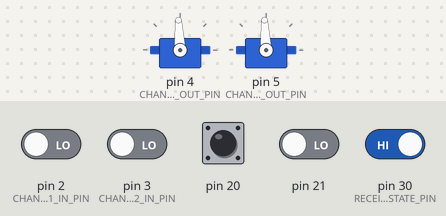
The sketch below on a simulated Arduino Mega 2560, built with avr-gcc and run on an emulated ATmega2560. Parts: 2 × servo. Inputs (shaded band) come from the test bench; at power-on: pin 30 (RECEIVER_STATE_PIN) HIGH, pin 2 (CHANNEL1_IN_PIN), pin 3 (CHANNEL2_IN_PIN), pin 20, pin 21 LOW. What the sketch prints to the serial monitor is not drawn.

Above: at 1.2 s.
1.3 s: pin 30 (RECEIVER_STATE_PIN) driven LOW
At 2.5 s:
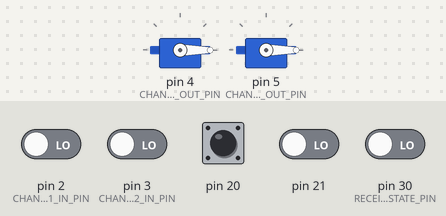
3.5 s: pin 20 driven HIGH
At 4.7 s:
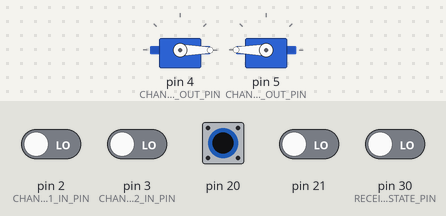
5.0 s: pin 21 driven HIGH
At 6.0 s:
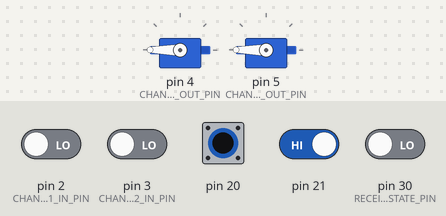
6.5 s: pin 20 pulsed LOW 5 times (0.12 s each, 0.3 s apart)
At 6.95 s:
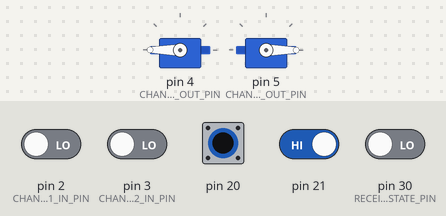
9.5 s: pin 20 driven LOW
At 10.6 s:
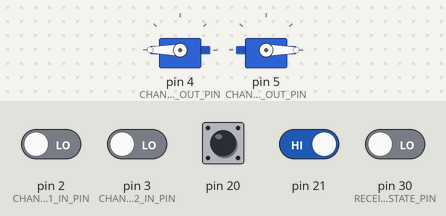
13.6 s: pin 21 driven LOW
At 14.9 s:
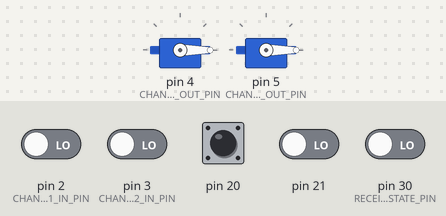
Timing chart, 0 to 16.1 s (numbered marks = the images above; inputs shaded):
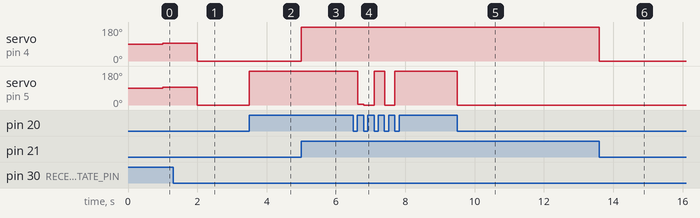

Measured:
- after the input at 1.3 s, servo on pin 4 (CHANNEL1_OUT_PIN), servo on pin 5 (CHANNEL2_OUT_PIN): 93° → 0° after 0.70 s
- after the input at 3.5 s, servo on pin 5 (CHANNEL2_OUT_PIN): 0° → 180° at once
- after the input at 5.0 s, servo on pin 4 (CHANNEL1_OUT_PIN): 0° → 180° at once
- after the input at 6.5 s, servo on pin 5 (CHANNEL2_OUT_PIN): 180° → 5° after 0.12 s, → 0° 0.18 s later, → 180° 0.30 s later, → 0° 0.30 s later, … (5 changes in this stretch)
- after the input at 9.5 s, servo on pin 5 (CHANNEL2_OUT_PIN): 180° → 0° at once
- after the input at 13.6 s, servo on pin 4 (CHANNEL1_OUT_PIN): 180° → 0° at once

The sketch:

ROAR_NODE_V4.ino
```cpp
bool TESTING_STATE = false; //test between receiving Nvidia Jetson Signal and Writing Constant PWM

char receivedData[100]; //creates variable to store data from jetson (100 is byte size)
char handshake = '&';
float throttle_read = 1500;
float steering_read = 1500;
float throttle_write = 1500;
float steering_write = 1500;
float receiverStateVar = LOW;
float str_prev_2 = 1500;
float str_prev_1 = 1500;
float thr_prev_2 = 1500;
float thr_prev_1 = 1500;

#include "Servo.h"

// Assign your channel in pins
#define CHANNEL1_IN_PIN 2
#define CHANNEL2_IN_PIN 3
#define RECEIVER_STATE_PIN 30

// Assign your channel out pins
#define CHANNEL1_OUT_PIN 4
#define CHANNEL2_OUT_PIN 5

Servo servoChannel1;
Servo servoChannel2;

#define CHANNEL1_FLAG 1
#define CHANNEL2_FLAG 2

volatile uint32_t bUpdateFlagsShared;

volatile uint32_t unChannel1InShared;
volatile uint32_t unChannel2InShared;

void setup()
{
  Serial.begin(115200);

  servoChannel1.attach(CHANNEL1_OUT_PIN);
  servoChannel2.attach(CHANNEL2_OUT_PIN);

  pinMode(RECEIVER_STATE_PIN, INPUT);

  attachInterrupt(CHANNEL1_IN_PIN, calcChannel1, CHANGE);
  attachInterrupt(CHANNEL2_IN_PIN, calcChannel2, CHANGE);

}

void loop()
{
  receiverStateVar = digitalRead(RECEIVER_STATE_PIN);

  static uint32_t unChannel1In;
  static uint32_t unChannel2In;

  static uint32_t bUpdateFlags;

  if (bUpdateFlagsShared)
  {
    //noInterrupts();

    bUpdateFlags = bUpdateFlagsShared;

    if (bUpdateFlags & CHANNEL1_FLAG)
    {
      if (unChannel1In > 2500) {
        unChannel1In = str_prev_1 - str_prev_2 + str_prev_1;
      }
      str_prev_2 = str_prev_1;
      str_prev_1 = unChannel1In;
      unChannel1In = unChannel1InShared;
    }

    if (bUpdateFlags & CHANNEL2_FLAG)
    {
      if (unChannel2In > 2500) {
        unChannel2In = thr_prev_1 - thr_prev_2 + thr_prev_1;
      }
      str_prev_2 = str_prev_1;
      str_prev_1 = unChannel1In;
      unChannel2In = unChannel2InShared;
    }
    bUpdateFlagsShared = 0;

    //interrupts();
  }

    Serial.println();
    Serial.print(unChannel1In);
    Serial.print(",");
    Serial.print(unChannel2In);


  throttle_read = unChannel2In;
  steering_read = unChannel1In;


  if (receiverStateVar == LOW) {
    throttle_write = throttle_read;
    steering_write = steering_read;

    servoChannel2.writeMicroseconds(throttle_write);
    servoChannel1.writeMicroseconds(steering_write);
  } else if (receiverStateVar == HIGH) {

    if (TESTING_STATE == true) {
      throttle_write = 1500;
      steering_write = 1900;
    } else {

      // NEW REQUIRED FORMAT: "HANDSHAKE" "PWMTHROTTLE" "STEERINGIN"
      // (neutral formatting): & 1500 1500 \r

      byte size = Serial.readBytesUntil('\r',receivedData, 50); //reads serial data into buffer and times out after 100ms
      receivedData[size] = 0; //end of the string can be specified with a 0.
      char *s = strtok(receivedData, " "); //allows string to be broken into tokens by " ".
      if (s[0] == handshake) {
        s = strtok(NULL, " ");
        if (s != NULL) throttle_read = atoi(s); //sets variable to received data and converts ASCII to integer if message is not empty
        s = strtok(NULL, " ");
        if (s != NULL) steering_read = atoi(s); //sets variable to received data and converts ASCII to integer if message is not empty
        steering_write = steering_read;
        throttle_write = throttle_read;
      }
//      else {
//
//        throttle_write = 1500; //neutral PWM
//        steering_write = 1500; //neutral PWM
//
//      }
    }

    servoChannel2.writeMicroseconds(throttle_write);
    servoChannel1.writeMicroseconds(steering_write);
  }

  bUpdateFlags = 0;
}

void calcChannel1()
{
  static uint32_t ulStart;

  if (digitalRead(CHANNEL1_IN_PIN))
  {
    ulStart = micros();
  }
  else
  {
    unChannel1InShared = (uint32_t)(micros() - ulStart);
    bUpdateFlagsShared |= CHANNEL1_FLAG;
  }
}

void calcChannel2()
{
  static uint32_t ulStart;

  if (digitalRead(CHANNEL2_IN_PIN))
  {
    ulStart = micros();
  }
  else
  {
    unChannel2InShared = (uint32_t)(micros() - ulStart);
    bUpdateFlagsShared |= CHANNEL2_FLAG;
  }
}
```
